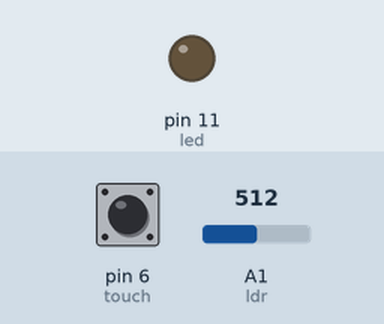
Recording of a sketch running on a simulated Arduino Uno, built with avr-gcc and run on an emulated ATmega328P. Parts: output pins drawn as LEDs (lit = HIGH). Dashed ring = blinking. The inputs (shaded band) are chosen by the test bench; at power-on: pin 6 (touch) LOW, A1 (ldr) = 512.

Above: at 1.2 s.
1.3 s: pin 6 (touch) pulled HIGH for 0.15 s
At 1.55 s:
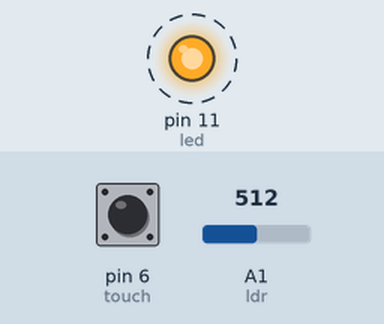
4.3 s: pin 6 (touch) pulled HIGH for 1 s
At 4.3 s:
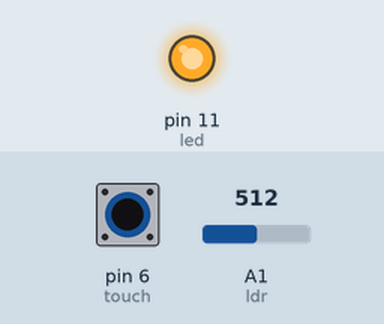
6.8 s: pin 6 (touch) pulled HIGH for 3.2 s
At 10.9 s:
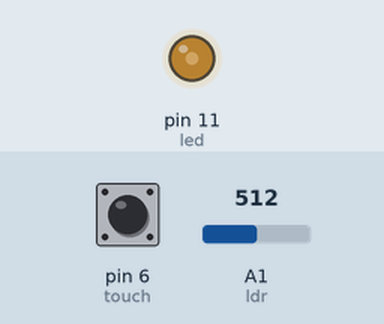
11.5 s: A1 (ldr) set to 306
At 15.16 s:
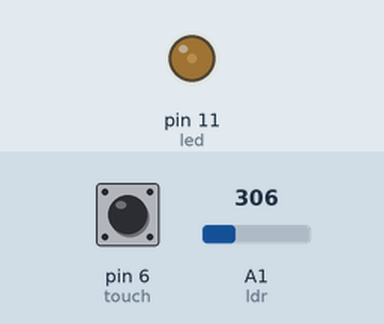
Timing chart, 0 to 15.5 s (numbered marks = the images above; inputs shaded):
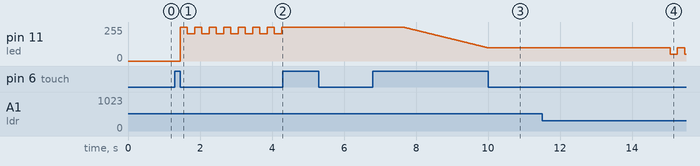

Measured:
- after the input at 1.3 s, pin 11 (led): alternates 255/255 for 0.20 s and 205/255 for 0.20 s, starting after 0.15 s
- after the input at 4.3 s, pin 11 (led): stops changing and stays 255/255
- after the input at 6.8 s, pin 11 (led): moves from 255/255 to 99/255 over 2.4 s, starting after 0.84 s
- after the input at 11.5 s, pin 11 (led): 99/255 → 49/255 after 3.6 s, → 99/255 0.20 s later, → 49/255 0.20 s later

The sketch:

Smart_Lamp.ino
```cpp
// arduino automatic light
#define reference 50
#define waitingTime 5000
#define ldr A1
#define led 11
#define touch 6
#define blinkInterval 200  //200ms
#define off 0
#define on 1
#define offWarning 5000
#define debug 0
bool ison = 1,ledon=1;
int value = 255;
uint8_t tapCounter = 0;
int current_reference = 0, timeEscaped = 0;
int8_t sign = -1;

unsigned long pre, pressedat, lasttimepressed, curr, pressedfor;
void setup() {
  if(debug){ Serial.begin(9600);}
  pinMode(led, OUTPUT);
}

int avg() {
  long sum = 0;
  for (int i = 0; i < 50; i++) {
    sum = sum + analogRead(ldr);
    delay(1);
  }
  int r= (sum / 50);

   Serial.print(r);
  Serial.print("  ");
  Serial.println(analogRead(ldr));
  return r;
}
void turnOff() {
 bool blinkState=1;
  Serial.println("turning off");
 /* for (int i = 0; i < 5; i++) {
    digitalWrite(led, off);
    delay(100);
    digitalWrite(led, on);
    delay(200);
  }
  digitalWrite(led, on);*/
unsigned long lastBlink, currentBlinkTime;
  pre = millis();
  while ( (millis()-pre) < offWarning) {

    if (digitalRead(touch) == 1) {
      ison = true;
      Serial.println("Turned on");
      return;
    }
    currentBlinkTime=millis();
    if (currentBlinkTime-lastBlink>blinkInterval){
      blinkState=!blinkState;
     analogWrite(led, max(0, value - (50 * blinkState))); // value will be 50 less if blinkState is 1
      lastBlink=currentBlinkTime;

    }
  }
  digitalWrite(led,0);
  Serial.println("Led off");
  ledon=0;

}
void lamp() {

  if (avg() > 800) {
    ledon=1;
    analogWrite(led, value);
    Serial.println("Led on");
    delay(500);
    current_reference = avg();
  }
   if(!ledon){return;}

  // delay(1000);
  // delay(5000);
  while (avg() < current_reference - reference) {
    delay(500);
    timeEscaped++;
    if (timeEscaped > 5) {
      turnOff();

      timeEscaped = 0;
      break;
    }
  }
}


void loop() {
  pressedfor = 0;

Serial.println(ison);
 // delay(1000);
  if (ison == true) {
    lamp();
    curr = millis();
   // ------------touch logic--------------------------
    while (digitalRead(touch) == 1 && pressedfor <= 777) {  // exist the loop after 1 second
      pressedat = millis();
      pressedfor = millis() - curr;
    }  // now we know when pressed and how much pressed
    if (pressedfor > 50 && pressedfor < 500) {
      ison = false;
      turnOff();
    }

    while (digitalRead(touch) == 1 && pressedfor > 776) {  //dimming logic and reference

      if (sign == -1) {
        sign = 1;
        while (digitalRead(touch) == 1) {
          if (value < 255) {  // prevent value overflowing;
            value++;
            analogWrite(led, value);
            Serial.println(value);
            delay(15);
          }
        }
      } else if (sign == 1) {
        sign = -1;
        while (digitalRead(touch) == 1) {
          if (value > 20) {  // prevent value overflowing;
            value--;
            analogWrite(led, value);
            Serial.println(value);
            delay(15);
          }
        }
      }
      delay(500);
      current_reference = avg();
      Serial.println("Reference updated after dimming");

    }


  } else {
    curr = millis();
    while (digitalRead(touch) == 1) {
      pressedfor = millis() - curr;
    }
    if (pressedfor > 30 && pressedfor < 500) {
      ison = 1;
      Serial.println("Turned on1");

      delay(500);
    }
  }
}
```
